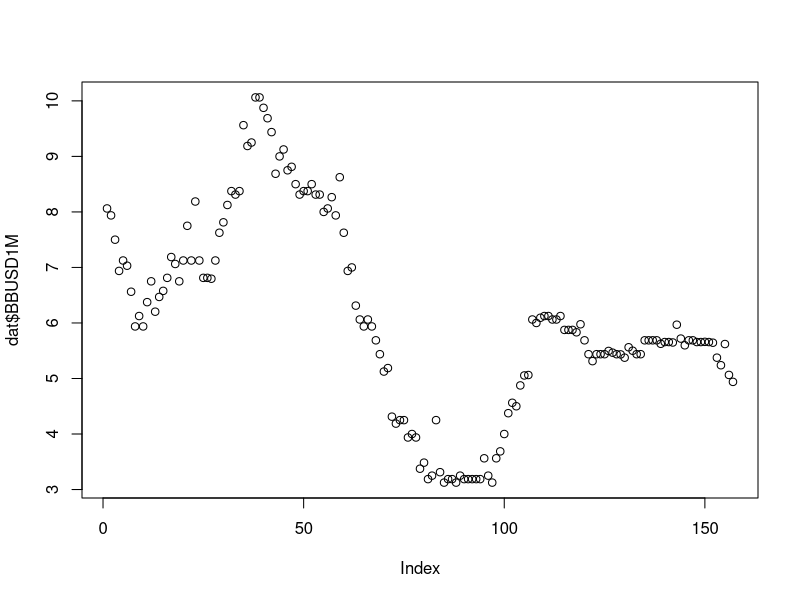
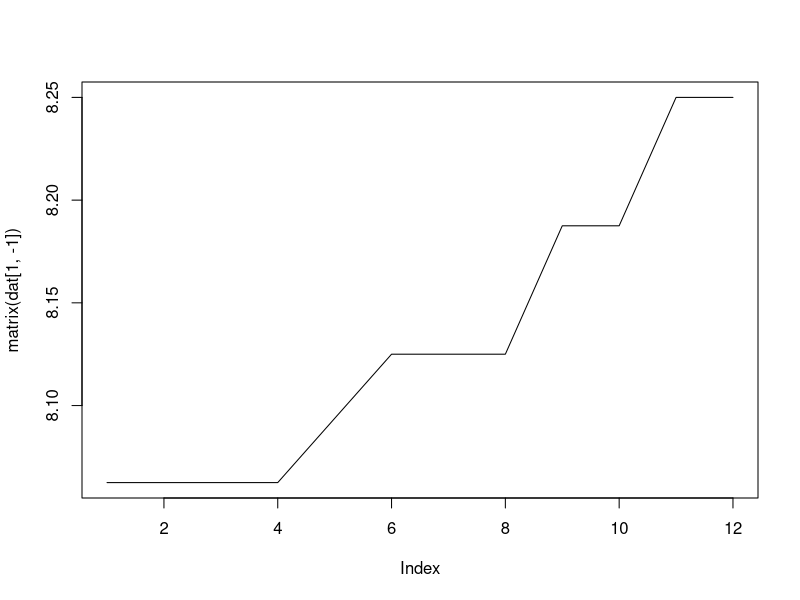
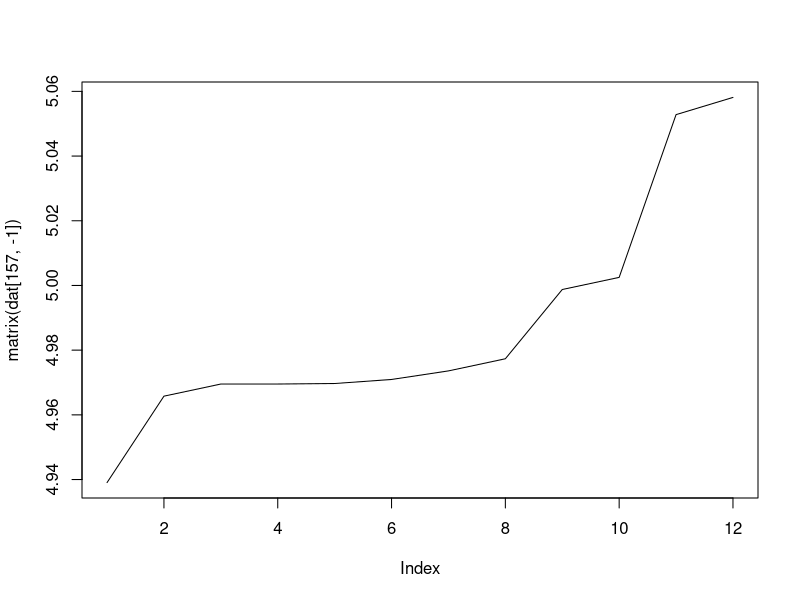

Source code (R) for these figures, in order:
library(tidyverse)

### Read Data ###

#The file moint.txt contains monthly data on zero-coupon interest rates (U.S. Interbank
# Rates, London) corresponding to maturities 1 through 12 months.

dat <- read_delim("Term Structure/Data/moint.txt", delim = " ")[-1,]

plot(dat$BBUSD1M)

plot(matrix(dat[1,-1]), type = "l")

plot(matrix(dat[157,-1]), type = "l")

dat[157,]

nrow(dat)

dat[1,-1]


array(dat[1,-1])


100/((1+0.08)^6)
